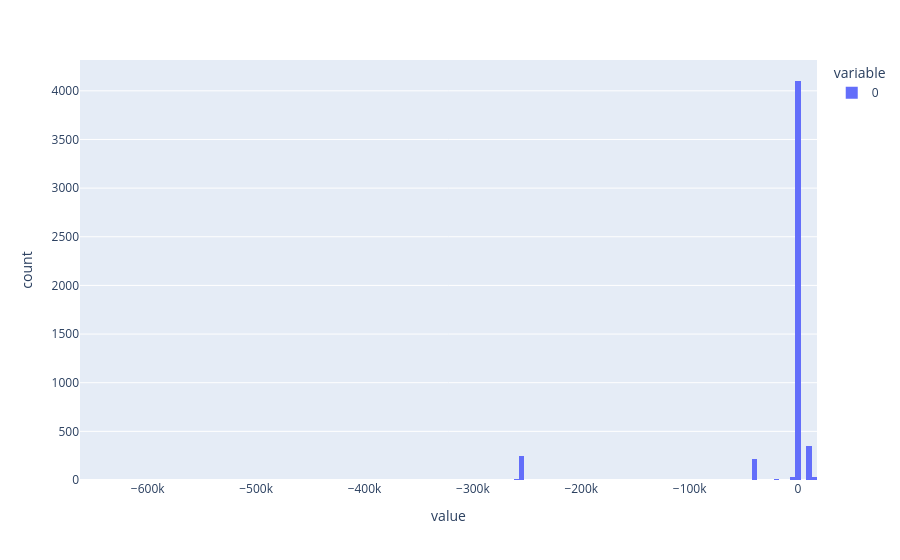

Notebook source saved alongside this figure:
### Markdown cell above
#### Display Loss Distribution

### Code cell
px.histogram(creditMetricsClass.get_Loss_distribution())

### Figure 1 — Plotly figure (JSON) as saved in the notebook; plotly's stock layout.template omitted (floating-point values rounded to 4 significant figures; data arrays with more than 128 entries replaced by an {"elided": "..."} marker saying what was removed)
{"data": [{"bingroup": "x", "hovertemplate": "variable=0<br>value=%{x}<br>count=%{y}<extra></extra>", "legendgroup": "0", "marker": {"color": "#636efa", "pattern": {"shape": ""}}, "name": "0", "orientation": "v", "showlegend": true, "type": "histogram", "x": {"elided": "5000 float values"}, "xaxis": "x", "yaxis": "y"}], "layout": {"barmode": "relative", "legend": {"title": {"text": "variable"}, "tracegroupgap": 0}, "margin": {"t": 60}, "xaxis": {"anchor": "y", "domain": [0, 1], "title": {"text": "value"}}, "yaxis": {"anchor": "x", "domain": [0, 1], "title": {"text": "count"}}}}
